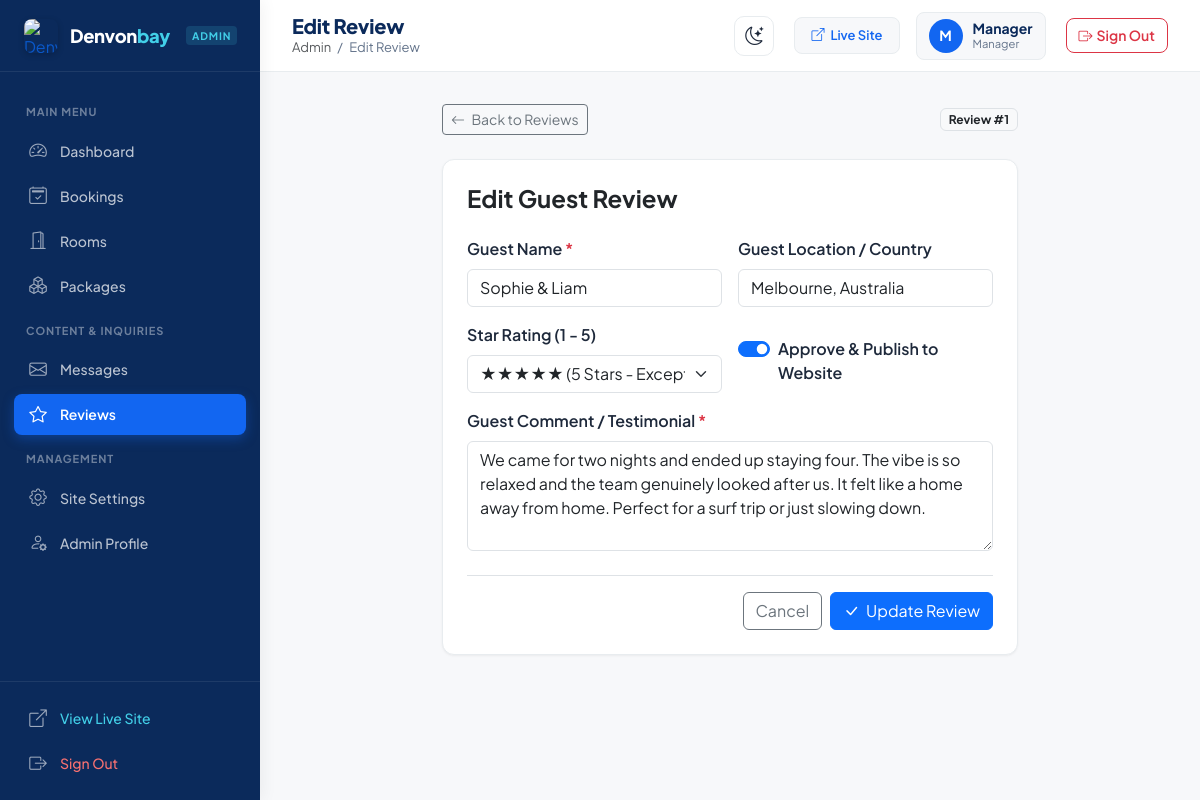
/admin/review-edit.php?id=1 (signed in), run on the app's committed database.
### tables this page shows
CREATE TABLE IF NOT EXISTS `reviews` (
  `id` INT AUTO_INCREMENT PRIMARY KEY,
  `guest_name` VARCHAR(100) NOT NULL,
  `location` VARCHAR(100) DEFAULT 'Sri Lanka',
  `rating` INT NOT NULL DEFAULT 5,
  `comment` TEXT NOT NULL,
  `is_approved` TINYINT(1) NOT NULL DEFAULT 1,
  `created_at` DATETIME DEFAULT CURRENT_TIMESTAMP
);

### admin/review-edit.php (the view, shortened to what this page needs)
<?php
require_once __DIR__ . '/../config/database.php';
$id = isset($_GET['id']) ? (int)$_GET['id'] : 0;
$stmt = $pdo->prepare("SELECT * FROM reviews WHERE id = ?");
$stmt->execute([$id]);
$rev = $stmt->fetch();
$guest_name = $rev['guest_name'];
$location = $rev['location'] ?? '';
$rating = (int)$rev['rating'];
$comment = $rev['comment'];
$is_approved = (int)$rev['is_approved'];
require_once __DIR__ . '/admin-header.php';
?>
<div class="row justify-content-center">
    <div class="col-lg-8">
        <div class="d-flex align-items-center justify-content-between mb-4">
            <a href="reviews.php" class="btn btn-sm btn-outline-secondary">
                <i class="bi bi-arrow-left me-1"></i> Back to Reviews
            </a>
            <span class="badge bg-light text-dark border">Review #<?= $id ?></span>
        </div>
        <div class="admin-card">
            <h3 class="h4 mb-4 fw-bold text-dark">Edit Guest Review</h3>
            <form method="POST">
                <div class="row g-3 mb-3">
                    <div class="col-md-6">
                        <label class="form-label fw-semibold">Guest Name <span class="text-danger">*</span></label>
                        <input type="text" name="guest_name" class="form-control" value="<?= htmlspecialchars($guest_name) ?>" required>
                    </div>
                    <div class="col-md-6">
                        <label class="form-label fw-semibold">Guest Location / Country</label>
                        <input type="text" name="location" class="form-control" value="<?= htmlspecialchars($location) ?>">
                    </div>
                </div>
                <div class="row g-3 mb-3">
                    <div class="col-md-6">
                        <label class="form-label fw-semibold">Star Rating (1 - 5)</label>
                        <select name="rating" class="form-select">
                            <option value="5" <?= $rating == 5 ? 'selected' : '' ?>>★★★★★ (5 Stars - Exceptional)</option>
                        </select>
                    </div>
                    <div class="col-md-6 d-flex align-items-end">
                        <div class="form-check form-switch mb-2">
                            <input class="form-check-input" type="checkbox" role="switch" id="is_approved" name="is_approved" value="1" <?= $is_approved ? 'checked' : '' ?>>
                            <label class="form-check-label fw-semibold" for="is_approved">Approve & Publish to Website</label>
                        </div>
                    </div>
                </div>
                <div class="mb-4">
                    <label class="form-label fw-semibold">Guest Comment / Testimonial <span class="text-danger">*</span></label>
                    <textarea name="comment" class="form-control" rows="4" required><?= htmlspecialchars($comment) ?></textarea>
                </div>
                <div class="d-flex justify-content-end gap-2 border-top pt-3">
                    <a href="reviews.php" class="btn btn-outline-secondary">Cancel</a>
                    <button type="submit" class="btn btn-primary">
                        <i class="bi bi-check-lg me-1"></i> Update Review
                    </button>
                </div>
            </form>
        </div>
    </div>
</div>
<?php require_once __DIR__ . '/admin-footer.php'; ?>

### assets/css/admin.css (style rules this page uses)
:root { --admin-primary: #1266F1; --admin-primary-hover: #0758D9; --admin-dark: #0B2A5B; --admin-aqua: #42CFE8; --admin-sidebar-bg: #0B2A5B; --admin-sidebar-hover: rgba(255, 255, 255, 0.08); --admin-sidebar-active: #1266F1; --admin-sidebar-text: rgba(255, 255, 255, 0.72); --admin-bg: #F7F8FA; --admin-card: #FFFFFF; --admin-border: #E8ECEF; --admin-border-light: #F1F3F5; --admin-text: #1E293B; --admin-muted: #64748B; --admin-success: #16A34A; --admin-success-bg: #DCFCE7; --admin-warning: #D97706; --admin-warning-bg: #FEF3C7; --admin-danger: #DC2626; --admin-danger-bg: #FEE2E2; --admin-info: #0284C7; --admin-info-bg: #E0F2FE; --admin-radius: 12px; --admin-radius-sm: 8px; --admin-shadow-sm: 0 1px 3px rgba(0, 0, 0, 0.04), 0 1px 2px rgba(0, 0, 0, 0.02); --admin-shadow: 0 4px 16px rgba(11, 42, 91, 0.05); --admin-shadow-lg: 0 10px 30px rgba(11, 42, 91, 0.08); }
*, *::before, *::after { box-sizing: border-box; }
body.admin-body { background-color: var(--admin-bg); font-family: 'Plus Jakarta Sans', -apple-system, BlinkMacSystemFont, sans-serif; color: var(--admin-text); margin: 0; padding: 0; min-height: 100vh; -webkit-font-smoothing: antialiased; }
.admin-card { background: var(--admin-card); border-radius: var(--admin-radius); border: 1px solid var(--admin-border); box-shadow: var(--admin-shadow-sm); padding: 24px; margin-bottom: 24px; }

### data on the page
reviews: guest_name "Sophie & Liam", location "Melbourne, Australia", rating "★★★★★ (5 Stars - Exceptional)", is_approved "☑", comment "We came for two nights and ended up staying four. The vibe is so relaxed and the team genuinely looked after us. It felt like a home away from home. Perfect for a surf trip or just slowing down."

### other printed values
$adminTitle "Edit Review"
substr($adminUsername, 0, 1) "M"
$adminUsername "Manager"
$id "1"
